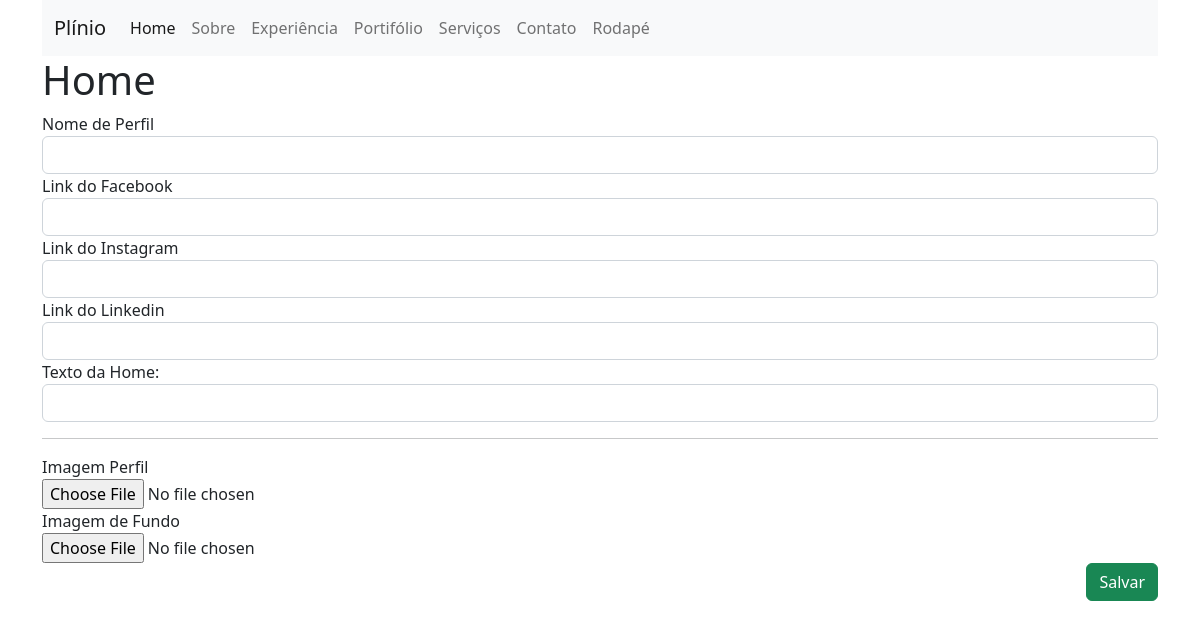
Before: /admin/home.php (signed in) with the older database file.
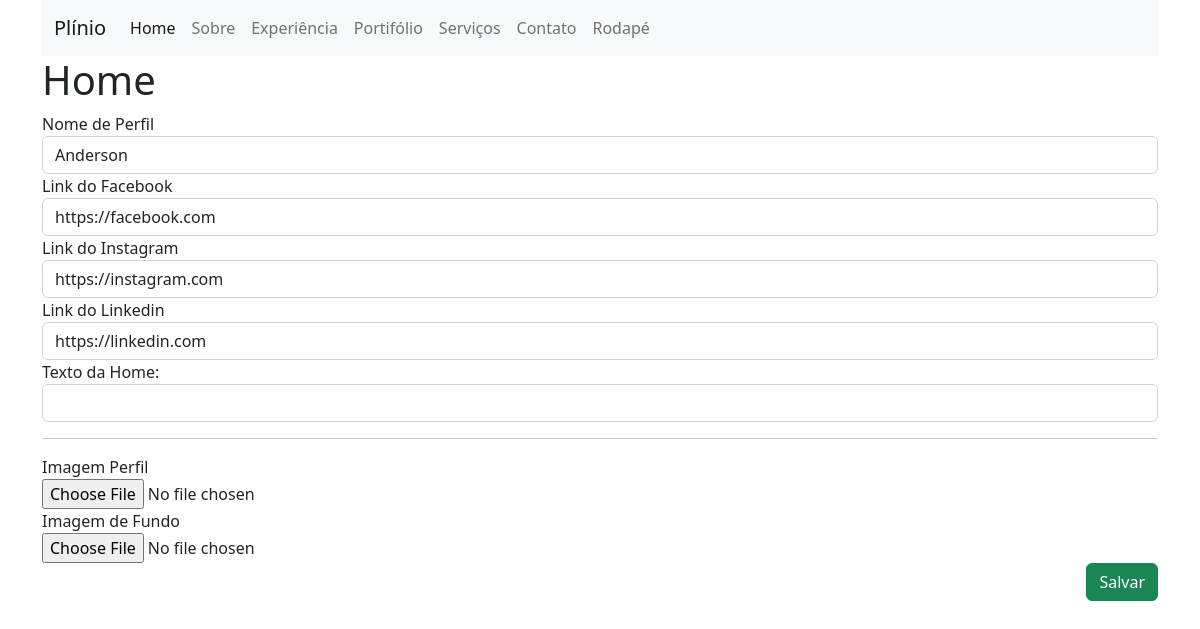
After: the same page with the newer database file.
### tables this page shows
CREATE TABLE `settings` (
  `id` int(10) unsigned NOT NULL AUTO_INCREMENT,
  `setting_key` varchar(50) DEFAULT NULL,
  `setting_value` text,
  PRIMARY KEY (`id`)
);

### admin/connect.php (called while the page is built, shortened)
<?php
class connect
{
    public static function select($sql)
    {
        try {
            $cnx = new PDO('mysql:host=' . HOST . ';dbname=' . DB . '', USER, PASS, array(PDO::MYSQL_ATTR_INIT_COMMAND => "SET NAMES utf8"));
            $con = $cnx->prepare($sql);
            $con->execute();
            return $con->fetch(PDO::FETCH_ASSOC);
        } catch (PDOException $e) {
            echo "Ops! desculpe, algo deu errado, por favor tente mais tarde:<br>";
            echo $e->getMessage();
        }
    }
}

### admin/helpers.php (called while the page is built, shortened)
<?php
include_once __DIR__."./connect.php";
class Helpers
{
    public static function getSettings($setting_key)
    {
        $set = connect::select("SELECT setting_value FROM settings WHERE setting_key = '{$setting_key}'");
        return $set['setting_value'];
    }
}

### admin/pg/inicio.php (the view, shortened to what this page needs)
<h1>Home</h1>
<form class="form-group" method="post" enctype="multipart/form-data">
    <label for="nome_perfil">Nome de Perfil</label>
    <input class="form-control" type="text" name="nome_perfil" id="nome_perfil" value="<?= Helpers::getSettings("nome_perfil") ?>">
    <label for="link_face">Link do Facebook</label>
    <input class="form-control" type="text" name="link_face" id="link_face" value="<?= Helpers::getSettings("link_face") ?>">
    <label for="link_insta">Link do Instagram</label>
    <input class="form-control" type="text" name="link_insta" id="link_insta" value="<?= Helpers::getSettings("link_insta") ?>">
    <label for="link_linkedin">Link do Linkedin</label>
    <input class="form-control" type="text" name="link_linkedin" id="link_linkedin" value="<?= Helpers::getSettings("link_linkedin") ?>">
    <label for="txt_home">Texto da Home:</label>
    <?php
    $txt_home_value = "";
    ?>
    <input class="form-control" type="text" name="txt_home" id="txt_home" value="<?= $txt_home_value ?>">
    <hr>
    <label for="img_profile">Imagem Perfil</label><br>
    <input type="file" name="img_profile" id="img_profile" accept="image/*">
    <br>
    <label for="img_background">Imagem de Fundo</label><br>
    <input type="file" name="img_background" id="img_fundo" accept="image/*">
    <br>
    <input class="btn btn-success float-end" type="submit" value="Salvar" name="salvar">
</form>

### admin/home.php (shortened to what this page needs)
<?php
include "./helpers.php";
?>
<!doctype html>
<html lang="pt-br">
<head>
    <link href="https://cdn.jsdelivr.net/npm/bootstrap@5.2.3/dist/css/bootstrap.min.css" rel="stylesheet">
</head>
<body>
    <header class="container">
        <nav class="navbar navbar-expand-lg bg-light">
            <div class="container-fluid">
                <a class="navbar-brand" href="#">Plínio</a>
                <div class="collapse navbar-collapse" id="navbarNav">
                    <ul class="navbar-nav">
                        <li class="nav-item">
                            <a class="nav-link active" aria-current="page" href="./home.php">Home</a>
                        </li>
                        <li class="nav-item">
                            <a class="nav-link" href="./home.php?pg=sobre">Sobre</a>
                        </li>
                        <li class="nav-item">
                            <a class="nav-link" href="./home.php?pg=experiencia">Experiência</a>
                        </li>
                        <li class="nav-item">
                            <a class="nav-link" href="./home.php?pg=portfolio">Portifólio</a>
                        </li>
                        <li class="nav-item">
                            <a class="nav-link" href="./home.php?pg=servicos">Serviços</a>
                        </li>
                        <li class="nav-item">
                            <a class="nav-link" href="./home.php?pg=contato">Contato</a>
                        </li>
                        <li class="nav-item">
                            <a class="nav-link" href="./home.php?pg=footer">Rodapé</a>
                        </li>
                    </ul>
                </div>
            </div>
        </nav>
    </header>
    <div class="container">
    <?php
    $pg = $_GET['pg']?? null;
    if(isset($pg)){
        include "./pg/{$pg}.php";
    }else{
        include "./pg/inicio.php";
    }
    ?>
    </div>
</body>
</html>

Changed rows visible on the page:
added settings: nome_perfil "Anderson"
added settings: link_face "https://facebook.com"
added settings: link_insta "https://instagram.com"
added settings: link_linkedin "https://linkedin.com"
